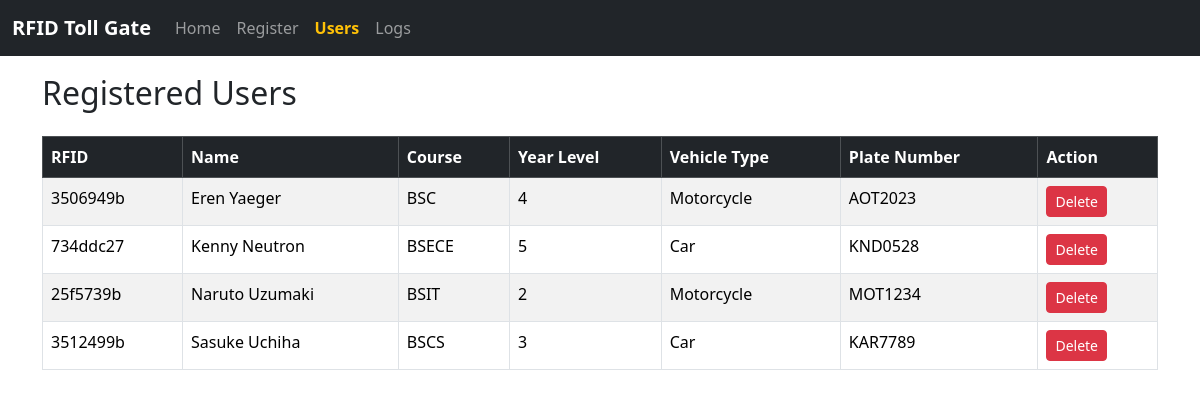
Screenshot of /users with the database file from the repository.
### tables this page shows
CREATE TABLE users (
        rfid TEXT PRIMARY KEY,
        name TEXT NOT NULL,
        course TEXT,
        year_level TEXT,
        vehicle_type TEXT,
        plate_number TEXT
    );

### main.py (the view)
@app.route('/users')
def users():
    conn = sqlite3.connect('rfid_gate.db')
    c = conn.cursor()
    c.execute('''
        SELECT rfid, name, course, year_level, vehicle_type, plate_number
        FROM users ORDER BY name
    ''')
    user_list = c.fetchall()
    conn.close()
    return render_template('users.html', users=user_list)

### templates/users.html
{% extends "base.html" %}
{% block content %}
<div class="container mt-4">
  <h2 class="mb-4">Registered Users</h2>
  {% if users %}
  <div class="table-responsive">
    <table class="table table-striped table-bordered">
      <thead class="table-dark">
        <tr>
          <th>RFID</th>
          <th>Name</th>
          <th>Course</th>
          <th>Year Level</th>
          <th>Vehicle Type</th>
          <th>Plate Number</th>
          <th>Action</th>
        </tr>
      </thead>
      <tbody>
        {% for user in users %}
        <tr>
          <td>{{ user[0] }}</td>
          <td>{{ user[1] }}</td>
          <td>{{ user[2] }}</td>
          <td>{{ user[3] }}</td>
          <td>{{ user[4] }}</td>
          <td>{{ user[5] }}</td>
          <td>
            <form method="POST" action="/delete_user/{{ user[0] }}" onsubmit="return confirm('Are you sure you want to delete this user?');">
              <button type="submit" class="btn btn-sm btn-danger">Delete</button>
            </form>
          </td>
        </tr>
        {% endfor %}
      </tbody>
    </table>
  </div>
  {% else %}
    <p>No users registered yet.</p>
  {% endif %}
</div>
{% endblock %}

### templates/base.html (shortened to what this page needs)
<!DOCTYPE html>
<html lang="en">
<head>
  <link href="https://cdn.jsdelivr.net/npm/bootstrap@5.3.2/dist/css/bootstrap.min.css" rel="stylesheet">
</head>
<body>
<nav class="navbar navbar-expand-lg navbar-dark bg-dark fixed-top">
  <div class="container-fluid">
    <a class="navbar-brand" href="/">RFID Toll Gate</a>
    <div class="collapse navbar-collapse">
      <ul class="navbar-nav me-auto mb-2 mb-lg-0">
        <li class="nav-item">
          <a class="nav-link {% if request.path == '/' %}active text-warning fw-bold{% endif %}" href="/">Home</a>
        </li>
        <li class="nav-item">
          <a class="nav-link {% if request.path.startswith('/register') %}active text-warning fw-bold{% endif %}" href="/register">Register</a>
        </li>
        <li class="nav-item">
          <a class="nav-link {% if request.path == '/users' %}active text-warning fw-bold{% endif %}" href="/users">Users</a>
        </li>
        <li class="nav-item">
          <a class="nav-link {% if request.path.startswith('/logs') %}active text-warning fw-bold{% endif %}" href="/logs">Logs</a>
        </li>
      </ul>
    </div>
  </div>
</nav>
  <div id="page-wrapper">
    {% block content %}{% endblock %}
  </div>
</body>
</html>

### templates/base.html (style rules this page uses)
body { padding-top: 50px; }
.navbar-brand { font-weight: bold; }

### rows the page displays
users: rfid "3506949b", name "Eren Yaeger", course "BSC", year_level "4", vehicle_type "Motorcycle", plate_number "AOT2023"
users: rfid "734ddc27", name "Kenny Neutron", course "BSECE", year_level "5", vehicle_type "Car", plate_number "KND0528"
users: rfid "25f5739b", name "Naruto Uzumaki", course "BSIT", year_level "2", vehicle_type "Motorcycle", plate_number "MOT1234"
users: rfid "3512499b", name "Sasuke Uchiha", course "BSCS", year_level "3", vehicle_type "Car", plate_number "KAR7789"
